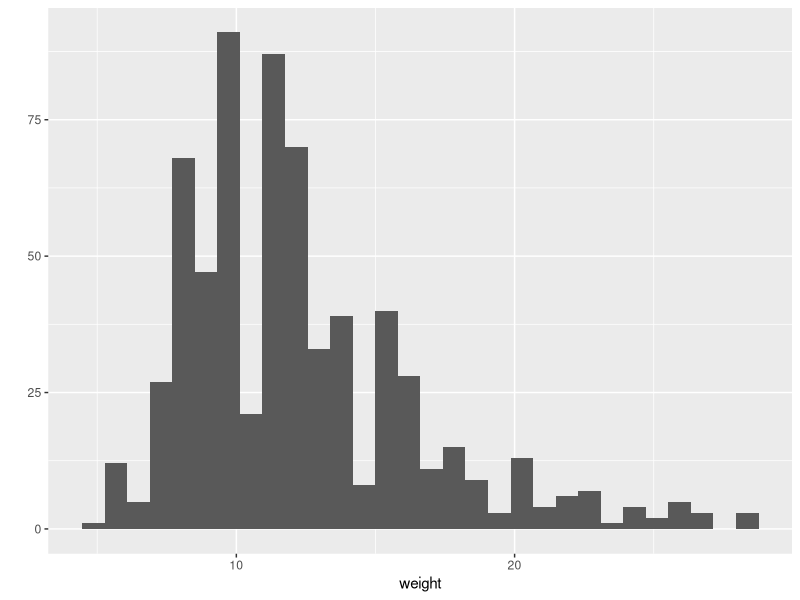
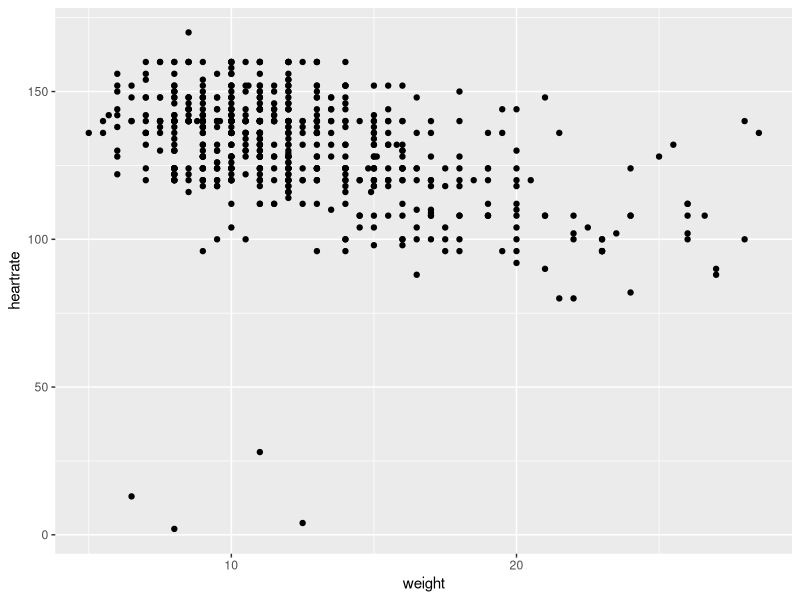
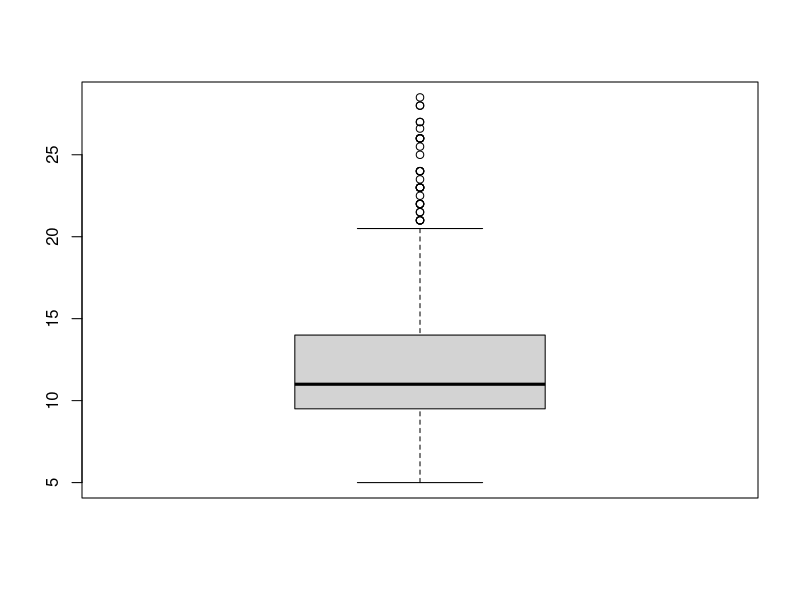
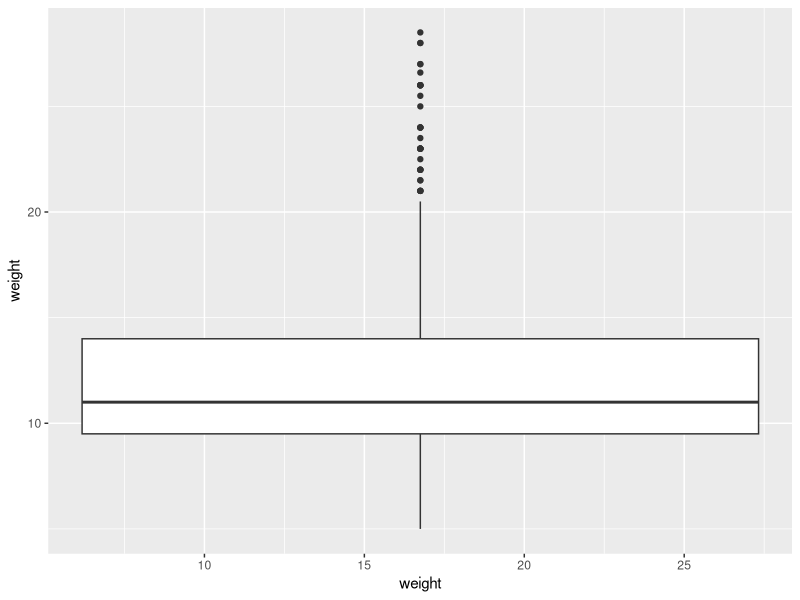
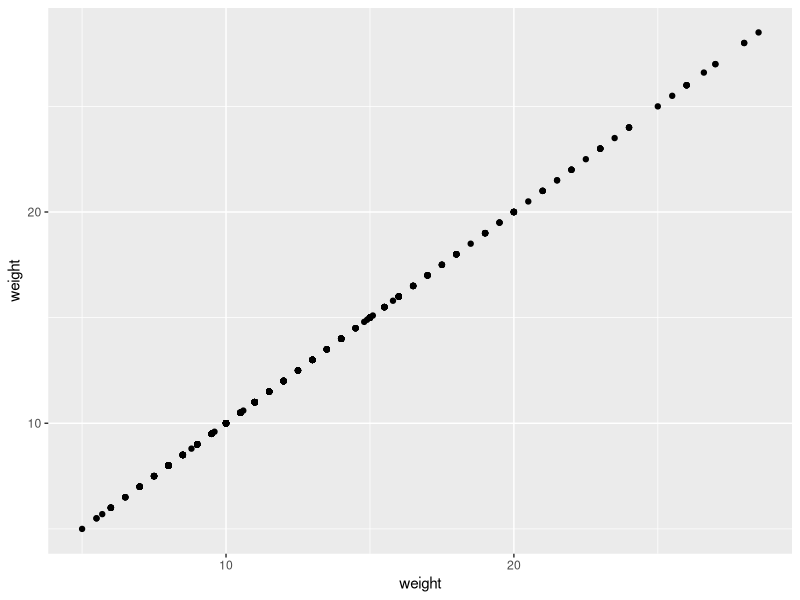
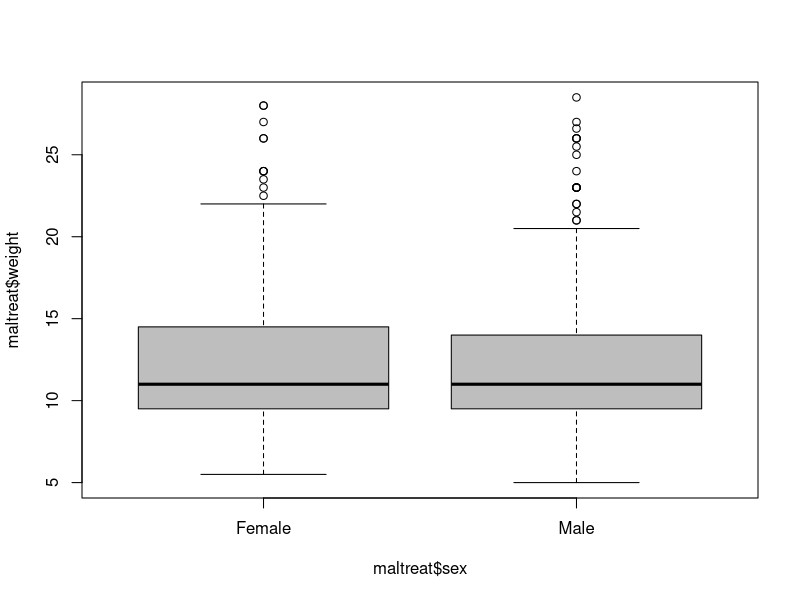
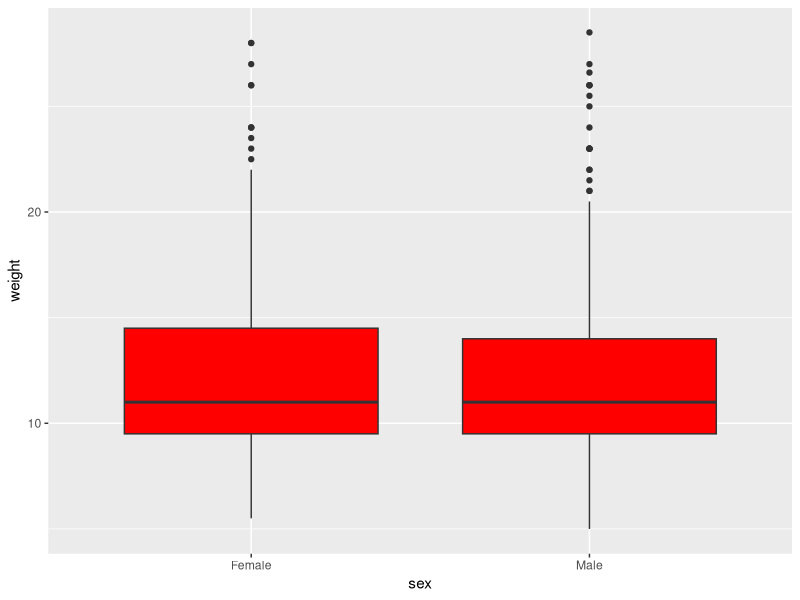
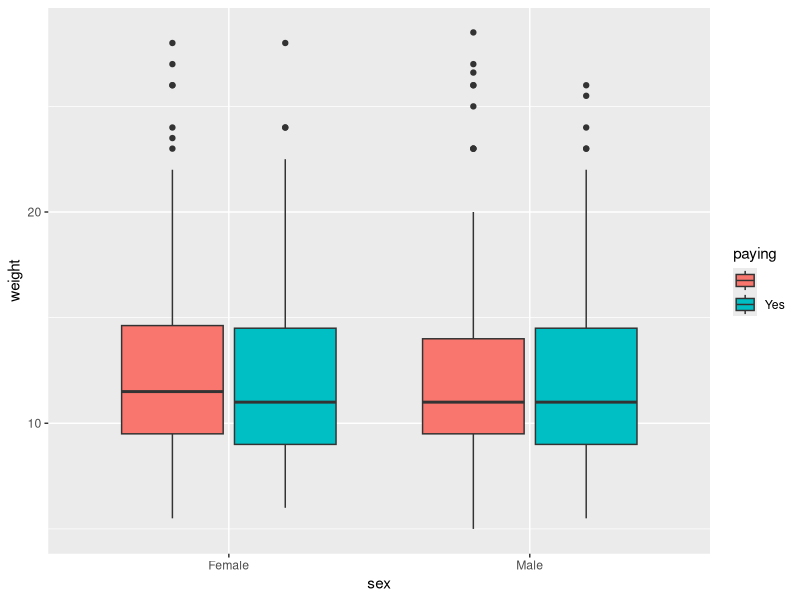

Generate these figures, in order, with R:
## ---- chunk 1
library(knitr)
opts_chunk$set(out.width='200px', dpi=200 , fig.align ='center', warning=FALSE , message=F)
maltreat<-read.csv("maltreat.csv")
maltreat<-subset(maltreat, sex!="")
## ---- chunk 2
library(ggplot2)
qplot(x = weight , data = maltreat )
## ---- chunk 3
library(ggplot2)
qplot(x = weight  , y=heartrate, data = maltreat )
## ---- chunk 4
boxplot(maltreat$weight)
## ---- chunk 5
library(ggplot2)
g <- ggplot(data = maltreat , aes(x=weight , y=weight))
## ---- chunk 6
library(ggplot2)
g +  geom_boxplot()
g+geom_point()
## ---- chunk 7
boxplot(maltreat$weight~maltreat$sex,col="grey")
## ---- chunk 8
library(ggplot2)
g2 <- ggplot(data = maltreat , aes(x=sex , y=weight)) 
g2 + geom_boxplot(fill = "red")
## ---- chunk 9
library(ggplot2)
g3 <- ggplot(data = maltreat , aes(x=sex ,y=weight ,fill=paying))  
g3 + geom_boxplot()
## ---- chunk 10
hist(maltreat$weight, col="grey")
## ---- chunk 11
library(ggplot2)
g <- ggplot(data = maltreat , aes(weight)) 

g + geom_histogram()

## ---- chunk 12
g + geom_dotplot(dotsize = 0.2)
## ---- chunk 13
plot(maltreat$weight,maltreat$heartrate, pch=19,col="blue")
## ---- chunk 14
library(ggplot2)
ggplot(data = maltreat , aes(x=weight , y=heartrate)) + 
  geom_point()
## ---- chunk 15
barplot(table(maltreat$sex))
## ---- chunk 16
library(ggplot2)
ggplot(data = maltreat , aes(sex)) + geom_bar(fill='grey') +
  theme_bw() + ggtitle("Barplot of gender")
## ---- chunk 17
library(ggplot2)
maltreat$paying<- factor(maltreat$paying,
levels = c("","Yes"),
labels = c("No", "Yes")) 
ggplot(data = maltreat , aes(x=sex , y=resprate ,fill=paying)) +
  geom_boxplot(position=position_dodge(.8)) + 
  ggtitle("A box blot of Resprate by gender") +
  xlab("Gender") + ylab("Resprate") +
  theme_bw() 
## ---- chunk 18
library(ggplot2)
maltreat$paying<- factor(maltreat$paying,
levels = c("","Yes"),
labels = c("No", "Yes")) 
g4 <- ggplot(data = maltreat , aes(x=sex , y=resprate ,fill=paying)) 

g4 <- g4 +  geom_boxplot(position=position_dodge(.8)) 
g4 + ggtitle("A box blot of Resprate by gender") +  
    xlab("Gender") + ylab("Resprate") +  theme_bw() 
